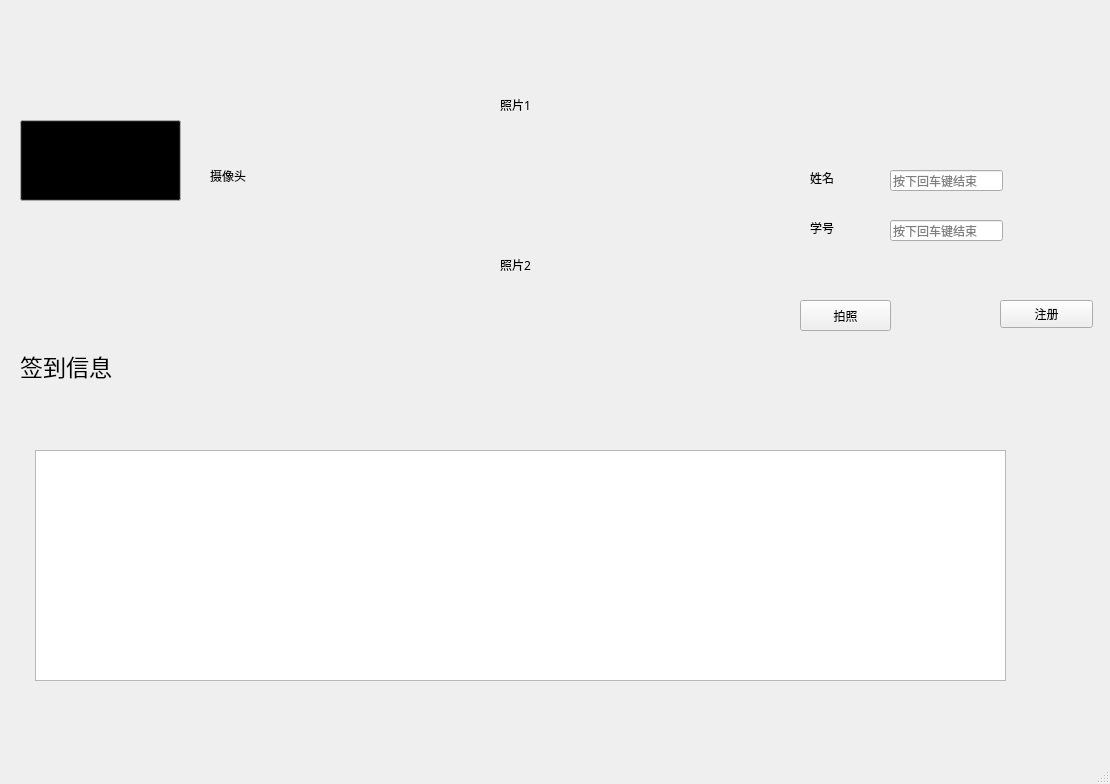
<?xml version="1.0" encoding="UTF-8"?>
<ui version="4.0">
 <class>MainWindow</class>
 <widget class="QMainWindow" name="MainWindow">
  <property name="geometry">
   <rect>
    <x>0</x>
    <y>0</y>
    <width>1110</width>
    <height>784</height>
   </rect>
  </property>
  <property name="font">
   <font>
    <family>华文中宋</family>
    <pointsize>9</pointsize>
    <weight>50</weight>
    <bold>false</bold>
   </font>
  </property>
  <property name="windowTitle">
   <string>MainWindow</string>
  </property>
  <widget class="QWidget" name="centralwidget">
   <widget class="QPushButton" name="openCamera">
    <property name="geometry">
     <rect>
      <x>20</x>
      <y>120</y>
      <width>161</width>
      <height>81</height>
     </rect>
    </property>
    <property name="palette">
     <palette>
      <active>
       <colorrole role="WindowText">
        <brush brushstyle="SolidPattern">
         <color alpha="255">
          <red>0</red>
          <green>0</green>
          <blue>0</blue>
         </color>
        </brush>
       </colorrole>
       <colorrole role="Button">
        <brush brushstyle="SolidPattern">
         <color alpha="255">
          <red>0</red>
          <green>0</green>
          <blue>0</blue>
         </color>
        </brush>
       </colorrole>
      </active>
      <inactive>
       <colorrole role="WindowText">
        <brush brushstyle="SolidPattern">
         <color alpha="255">
          <red>0</red>
          <green>0</green>
          <blue>0</blue>
         </color>
        </brush>
       </colorrole>
       <colorrole role="Button">
        <brush brushstyle="SolidPattern">
         <color alpha="255">
          <red>0</red>
          <green>0</green>
          <blue>0</blue>
         </color>
        </brush>
       </colorrole>
      </inactive>
      <disabled>
       <colorrole role="WindowText">
        <brush brushstyle="SolidPattern">
         <color alpha="255">
          <red>120</red>
          <green>120</green>
          <blue>120</blue>
         </color>
        </brush>
       </colorrole>
       <colorrole role="Button">
        <brush brushstyle="SolidPattern">
         <color alpha="255">
          <red>0</red>
          <green>0</green>
          <blue>0</blue>
         </color>
        </brush>
       </colorrole>
      </disabled>
     </palette>
    </property>
    <property name="font">
     <font>
      <family>华文中宋</family>
      <pointsize>14</pointsize>
      <weight>50</weight>
      <bold>false</bold>
     </font>
    </property>
    <property name="text">
     <string>打开摄像头</string>
    </property>
   </widget>
   <widget class="QLabel" name="SHOW">
    <property name="geometry">
     <rect>
      <x>210</x>
      <y>10</y>
      <width>271</width>
      <height>331</height>
     </rect>
    </property>
    <property name="text">
     <string>摄像头</string>
    </property>
   </widget>
   <widget class="QPushButton" name="TakePicture">
    <property name="geometry">
     <rect>
      <x>800</x>
      <y>300</y>
      <width>91</width>
      <height>31</height>
     </rect>
    </property>
    <property name="text">
     <string>拍照</string>
    </property>
   </widget>
   <widget class="QLabel" name="showpictures">
    <property name="geometry">
     <rect>
      <x>500</x>
      <y>30</y>
      <width>250</width>
      <height>150</height>
     </rect>
    </property>
    <property name="text">
     <string>照片1</string>
    </property>
   </widget>
   <widget class="QLabel" name="showpictures2">
    <property name="geometry">
     <rect>
      <x>500</x>
      <y>190</y>
      <width>250</width>
      <height>150</height>
     </rect>
    </property>
    <property name="text">
     <string>照片2</string>
    </property>
   </widget>
   <widget class="QPushButton" name="signin">
    <property name="geometry">
     <rect>
      <x>1000</x>
      <y>300</y>
      <width>93</width>
      <height>28</height>
     </rect>
    </property>
    <property name="text">
     <string>注册</string>
    </property>
   </widget>
   <widget class="QLineEdit" name="nameInput">
    <property name="geometry">
     <rect>
      <x>890</x>
      <y>170</y>
      <width>113</width>
      <height>21</height>
     </rect>
    </property>
    <property name="placeholderText">
     <string>按下回车键结束</string>
    </property>
   </widget>
   <widget class="QLabel" name="label">
    <property name="geometry">
     <rect>
      <x>810</x>
      <y>170</y>
      <width>72</width>
      <height>15</height>
     </rect>
    </property>
    <property name="text">
     <string>姓名</string>
    </property>
   </widget>
   <widget class="QLabel" name="label_2">
    <property name="geometry">
     <rect>
      <x>810</x>
      <y>220</y>
      <width>72</width>
      <height>15</height>
     </rect>
    </property>
    <property name="text">
     <string>学号</string>
    </property>
   </widget>
   <widget class="QLineEdit" name="idInput">
    <property name="geometry">
     <rect>
      <x>890</x>
      <y>220</y>
      <width>113</width>
      <height>21</height>
     </rect>
    </property>
    <property name="placeholderText">
     <string>按下回车键结束</string>
    </property>
   </widget>
   <widget class="QLabel" name="label_4">
    <property name="geometry">
     <rect>
      <x>20</x>
      <y>330</y>
      <width>161</width>
      <height>71</height>
     </rect>
    </property>
    <property name="font">
     <font>
      <pointsize>17</pointsize>
     </font>
    </property>
    <property name="text">
     <string>签到信息</string>
    </property>
   </widget>
   <widget class="QListView" name="listView">
    <property name="geometry">
     <rect>
      <x>35</x>
      <y>450</y>
      <width>971</width>
      <height>231</height>
     </rect>
    </property>
   </widget>
  </widget>
  <widget class="QMenuBar" name="menubar">
   <property name="geometry">
    <rect>
     <x>0</x>
     <y>0</y>
     <width>1110</width>
     <height>26</height>
    </rect>
   </property>
  </widget>
  <widget class="QStatusBar" name="statusbar"/>
 </widget>
 <resources/>
 <connections/>
</ui>
